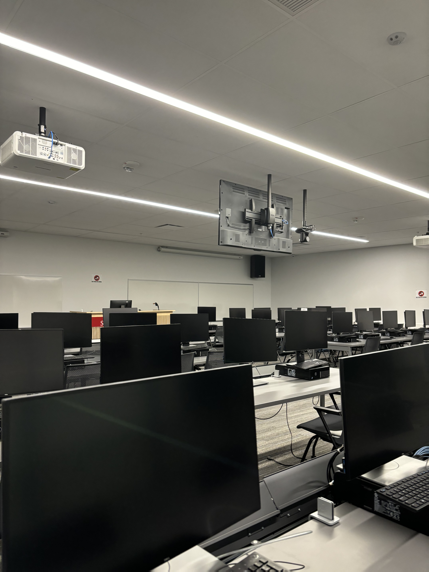
%> input picture S2-im1.png, 429 x 572 px, given in place of S1-im1.png, which was not available
$ octave main.m   (GNU Octave 9; MATLAB toolbox functions it lacks are replaced by stand-ins)
%> lines starting %> are read from the running program, lines starting %| are printed output that depends on the picture; pictures that were not available may be replaced by others from this repository, and a replacement may not be noted
% Photo Sets
S1_im1 = rgb2gray(im2double(imread('S1-im1.png')));
%> S1_im1: size 572x429 double; min 0, max 1, mean 0.39
S1_im2 = rgb2gray(im2double(imread('S1-im2.png')));
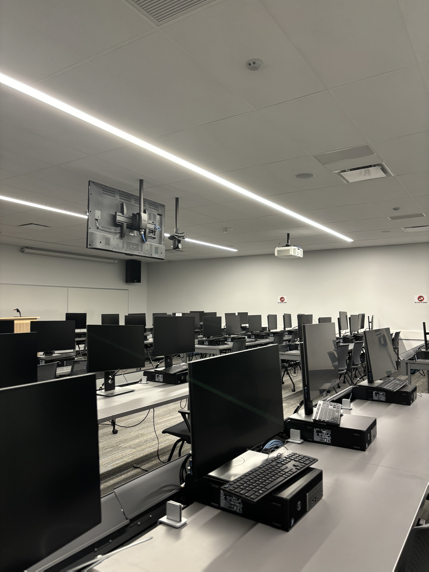
%> input picture S2-im2.png, 429 x 572 px, given in place of S1-im2.png, which was not available
%> S1_im2: size 572x429 double; min 0, max 1, mean 0.452
S2_im1 = rgb2gray(im2double(imresize(imread('S2-im1.png'), [750 480])));
%> S2_im1: size 750x480 double; min 0, max 1, mean 0.39
S2_im2 = rgb2gray(im2double(imresize(imread('S2-im2.png'), [750 480])));
%> S2_im2: size 750x480 double; min 0, max 1, mean 0.452
S3_im1 = rgb2gray(im2double(imresize(imread('S3-im1.png'), [750 480])));
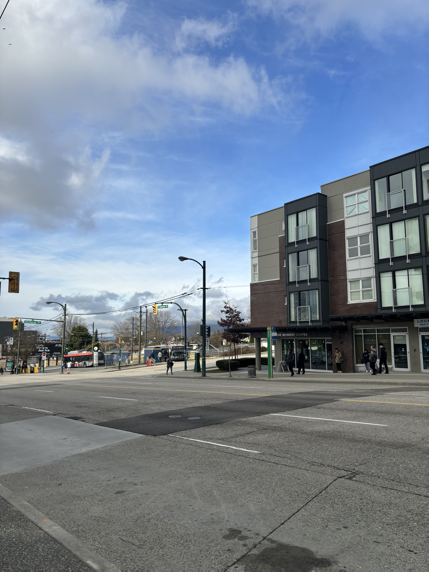
%> input picture S3-im1.png, 429 x 572 px
%> S3_im1: size 750x480 double; min 0, max 1, mean 0.516
S3_im2 = rgb2gray(im2double(imresize(imread('S3-im2.png'), [750 480])));
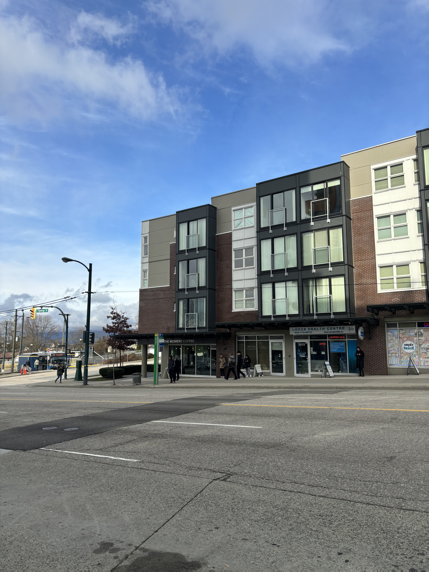
%> input picture S3-im2.png, 429 x 572 px
%> S3_im2: size 750x480 double; min 0, max 1, mean 0.511
S4_im1 = rgb2gray(im2double(imresize(imread('S4-im1.png'), [750 480])));
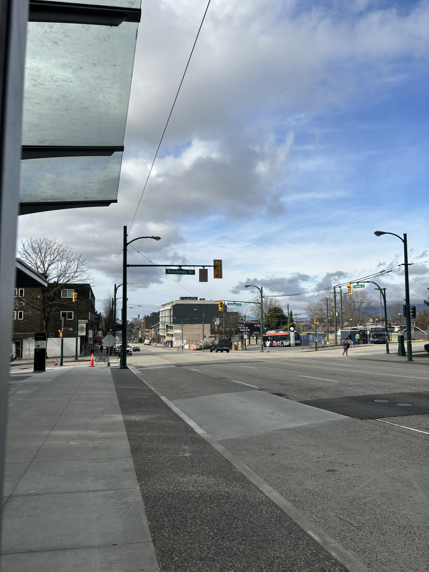
%> input picture S4-im1.png, 429 x 572 px
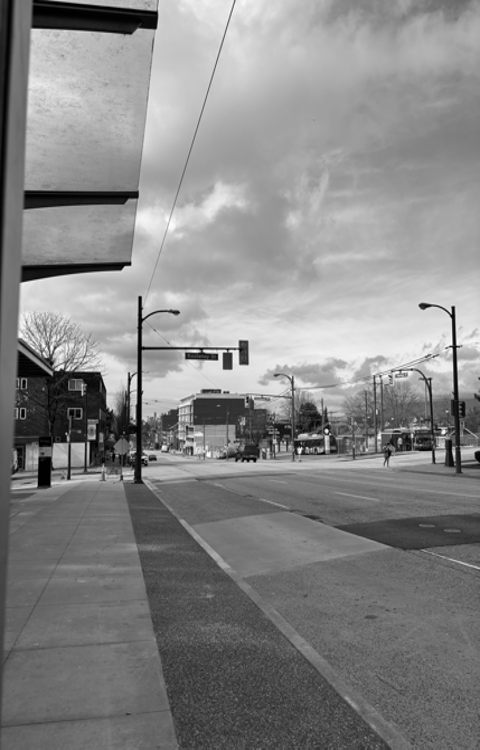
%> S4_im1: size 750x480 double; min 0, max 1, mean 0.529
S4_im2 = rgb2gray(im2double(imresize(imread('S4-im2.png'), [750 480])));
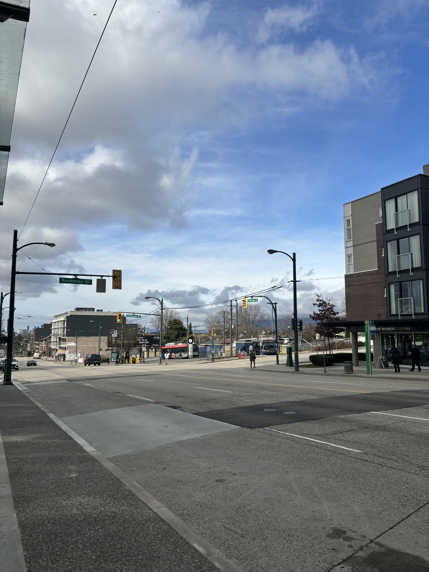
%> input picture S4-im2.png, 429 x 572 px
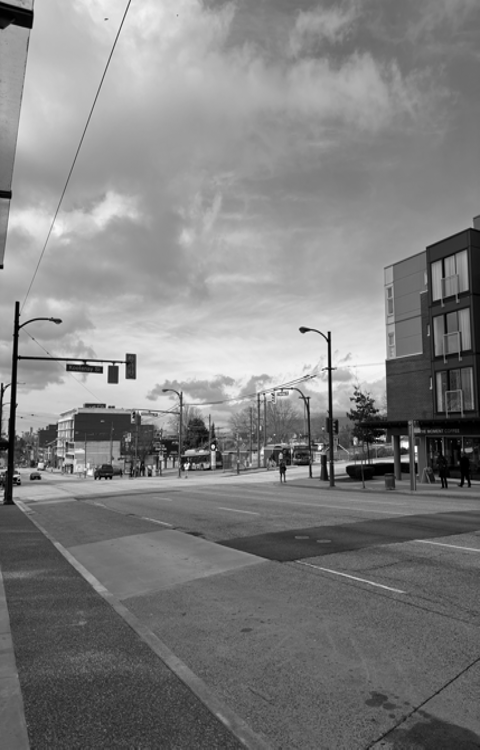
%> S4_im2: size 750x480 double; min 0, max 1, mean 0.505

% FAST feature detector
tic;
%> (the run ends here)
